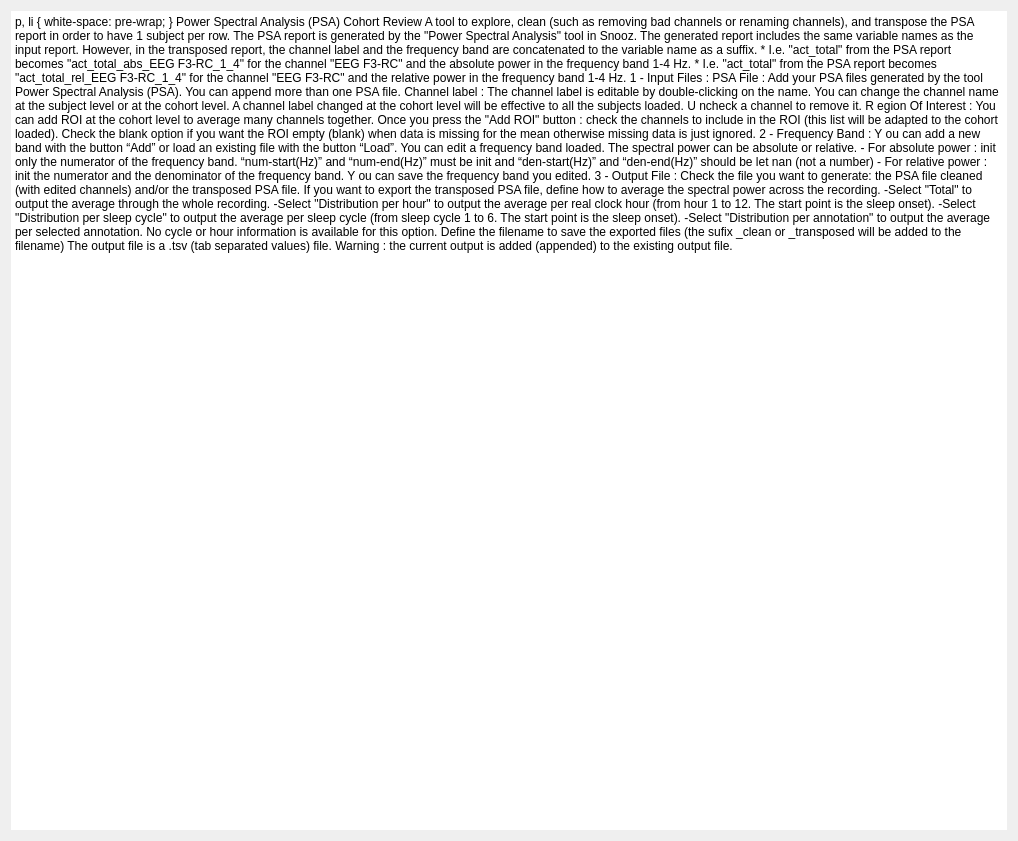
<?xml version="1.0" encoding="UTF-8"?>
<ui version="4.0">
 <class>IntroStep</class>
 <widget class="QWidget" name="IntroStep">
  <property name="geometry">
   <rect>
    <x>0</x>
    <y>0</y>
    <width>1018</width>
    <height>841</height>
   </rect>
  </property>
  <property name="windowTitle">
   <string/>
  </property>
  <property name="styleSheet">
   <string>font: 12pt &quot;Roboto&quot;;</string>
  </property>
  <layout class="QHBoxLayout" name="horizontalLayout">
   <item>
    <widget class="QTextEdit" name="textEdit">
     <property name="frameShape">
      <enum>QFrame::HLine</enum>
     </property>
     <property name="frameShadow">
      <enum>QFrame::Plain</enum>
     </property>
     <property name="lineWidth">
      <number>0</number>
     </property>
     <property name="readOnly">
      <bool>true</bool>
     </property>
     <property name="html">
      <string>&lt;!DOCTYPE HTML PUBLIC &quot;-//W3C//DTD HTML 4.0//EN&quot; &quot;http://www.w3.org/TR/REC-html40/strict.dtd&quot;&gt;
&lt;html&gt;&lt;head&gt;&lt;meta name=&quot;qrichtext&quot; content=&quot;1&quot; /&gt;&lt;style type=&quot;text/css&quot;&gt;
p, li { white-space: pre-wrap; }
&lt;/style&gt;&lt;/head&gt;&lt;body style=&quot; font-family:'Roboto'; font-size:12pt; font-weight:400; font-style:normal;&quot;&gt;
&lt;p style=&quot;-qt-paragraph-type:empty; margin-top:0px; margin-bottom:0px; margin-left:0px; margin-right:0px; -qt-block-indent:0; text-indent:0px;&quot;&gt;&lt;br /&gt;&lt;/p&gt;
&lt;p style=&quot; margin-top:0px; margin-bottom:0px; margin-left:0px; margin-right:0px; -qt-block-indent:0; text-indent:0px;&quot;&gt;&lt;span style=&quot; font-weight:600;&quot;&gt;Power Spectral Analysis (PSA) Cohort Review&lt;/span&gt;&lt;/p&gt;
&lt;p style=&quot;-qt-paragraph-type:empty; margin-top:0px; margin-bottom:0px; margin-left:0px; margin-right:0px; -qt-block-indent:0; text-indent:0px; font-weight:600;&quot;&gt;&lt;br /&gt;&lt;/p&gt;
&lt;p style=&quot; margin-top:0px; margin-bottom:0px; margin-left:0px; margin-right:0px; -qt-block-indent:0; text-indent:0px;&quot;&gt;A tool to explore, clean (such as removing bad channels or renaming channels), &lt;br /&gt;and transpose the PSA report in order to have 1 subject per row.&lt;/p&gt;
&lt;p style=&quot; margin-top:0px; margin-bottom:0px; margin-left:0px; margin-right:0px; -qt-block-indent:0; text-indent:0px;&quot;&gt;The PSA report is generated by the &amp;quot;Power Spectral Analysis&amp;quot; tool in Snooz.&lt;/p&gt;
&lt;p style=&quot;-qt-paragraph-type:empty; margin-top:0px; margin-bottom:0px; margin-left:0px; margin-right:0px; -qt-block-indent:0; text-indent:0px;&quot;&gt;&lt;br /&gt;&lt;/p&gt;
&lt;p style=&quot; margin-top:0px; margin-bottom:0px; margin-left:0px; margin-right:0px; -qt-block-indent:0; text-indent:0px;&quot;&gt;The generated report includes the same variable names as the input report. &lt;/p&gt;
&lt;p style=&quot; margin-top:0px; margin-bottom:0px; margin-left:0px; margin-right:0px; -qt-block-indent:0; text-indent:0px;&quot;&gt;However, in the transposed report, the channel label and the frequency band &lt;br /&gt;are concatenated to the variable name as a suffix.  &lt;/p&gt;
&lt;p style=&quot; margin-top:0px; margin-bottom:0px; margin-left:0px; margin-right:0px; -qt-block-indent:0; text-indent:0px;&quot;&gt;   &lt;/p&gt;
&lt;p style=&quot; margin-top:0px; margin-bottom:0px; margin-left:0px; margin-right:0px; -qt-block-indent:0; text-indent:0px;&quot;&gt;   * I.e. &amp;quot;act_total&amp;quot; from the PSA report becomes &amp;quot;act_total_abs_EEG F3-RC_1_4&amp;quot; &lt;br /&gt;      for the channel &amp;quot;EEG F3-RC&amp;quot; and the absolute power in the frequency band 1-4 Hz. &lt;/p&gt;
&lt;p style=&quot; margin-top:0px; margin-bottom:0px; margin-left:0px; margin-right:0px; -qt-block-indent:0; text-indent:0px;&quot;&gt;   * I.e. &amp;quot;act_total&amp;quot; from the PSA report becomes &amp;quot;act_total_rel_EEG F3-RC_1_4&amp;quot; &lt;/p&gt;
&lt;p style=&quot; margin-top:0px; margin-bottom:0px; margin-left:0px; margin-right:0px; -qt-block-indent:0; text-indent:0px;&quot;&gt;      for the channel &amp;quot;EEG F3-RC&amp;quot; and the relative power in the frequency band 1-4 Hz. &lt;/p&gt;
&lt;p style=&quot;-qt-paragraph-type:empty; margin-top:0px; margin-bottom:0px; margin-left:0px; margin-right:0px; -qt-block-indent:0; text-indent:0px;&quot;&gt;&lt;br /&gt;&lt;/p&gt;
&lt;p style=&quot; margin-top:0px; margin-bottom:0px; margin-left:0px; margin-right:0px; -qt-block-indent:0; text-indent:0px;&quot;&gt;&lt;span style=&quot; text-decoration: underline;&quot;&gt;1 - Input Files :&lt;/span&gt;&lt;/p&gt;
&lt;p style=&quot; margin-top:0px; margin-bottom:0px; margin-left:0px; margin-right:0px; -qt-block-indent:0; text-indent:0px;&quot;&gt;PSA File : &lt;/p&gt;
&lt;p style=&quot; margin-top:0px; margin-bottom:0px; margin-left:0px; margin-right:0px; -qt-block-indent:0; text-indent:0px;&quot;&gt;	Add your PSA files generated by the tool Power Spectral Analysis (PSA).&lt;/p&gt;
&lt;p style=&quot; margin-top:0px; margin-bottom:0px; margin-left:0px; margin-right:0px; -qt-block-indent:0; text-indent:0px;&quot;&gt;	You can append more than one PSA file. &lt;/p&gt;
&lt;p style=&quot; margin-top:0px; margin-bottom:0px; margin-left:0px; margin-right:0px; -qt-block-indent:0; text-indent:0px;&quot;&gt;Channel label : &lt;/p&gt;
&lt;p style=&quot; margin-top:0px; margin-bottom:0px; margin-left:0px; margin-right:0px; -qt-block-indent:0; text-indent:0px;&quot;&gt;&lt;a name=&quot;docs-internal-guid-063424ec-7fff-f025-1e92-4c2d89e8c6df&quot;&gt;&lt;/a&gt;&lt;span style=&quot; font-family:'Arial'; color:#000000; background-color:transparent;&quot;&gt;	&lt;/span&gt;&lt;span style=&quot; font-family:'Arial'; color:#000000; background-color:transparent;&quot;&gt;The channel label is editable by double-clicking on the name.&lt;/span&gt;&lt;/p&gt;
&lt;p style=&quot; margin-top:0px; margin-bottom:0px; margin-left:0px; margin-right:0px; -qt-block-indent:0; text-indent:0px;&quot;&gt;&lt;span style=&quot; font-family:'Arial'; color:#000000; background-color:transparent;&quot;&gt;	You can change the channel name at the subject level or at the cohort level.&lt;/span&gt;&lt;/p&gt;
&lt;p style=&quot; margin-top:0px; margin-bottom:0px; margin-left:0px; margin-right:0px; -qt-block-indent:0; text-indent:0px; line-height:138%;&quot;&gt;&lt;span style=&quot; font-family:'Arial'; color:#000000; background-color:transparent;&quot;&gt;	A channel label changed at the cohort level will be effective to all the subjects loaded.&lt;br /&gt;	&lt;/span&gt;&lt;a name=&quot;docs-internal-guid-f4d620f5-7fff-c293-f18e-2502f4c333fa&quot;&gt;&lt;/a&gt;&lt;span style=&quot; font-family:'Arial'; color:#000000; background-color:transparent;&quot;&gt;U&lt;/span&gt;&lt;span style=&quot; font-family:'Arial'; color:#000000; background-color:transparent;&quot;&gt;ncheck a channel to remove it.&lt;/span&gt;&lt;/p&gt;
&lt;p style=&quot; margin-top:0px; margin-bottom:0px; margin-left:0px; margin-right:0px; -qt-block-indent:0; text-indent:0px; line-height:138%;&quot;&gt;&lt;a name=&quot;docs-internal-guid-dddb6927-7fff-085b-95eb-f8ee0decd42b&quot;&gt;&lt;/a&gt;&lt;span style=&quot; font-family:'Arial'; color:#000000; background-color:transparent;&quot;&gt;R&lt;/span&gt;&lt;span style=&quot; font-family:'Arial'; color:#000000; background-color:transparent;&quot;&gt;egion Of Interest : &lt;/span&gt;&lt;/p&gt;
&lt;p style=&quot; margin-top:0px; margin-bottom:0px; margin-left:0px; margin-right:0px; -qt-block-indent:0; text-indent:0px; line-height:138%;&quot;&gt;&lt;span style=&quot; font-family:'Arial'; color:#000000; background-color:transparent;&quot;&gt;	You can add ROI at the cohort level to average many channels together.&lt;/span&gt;&lt;/p&gt;
&lt;p style=&quot; margin-top:0px; margin-bottom:0px; margin-left:0px; margin-right:0px; -qt-block-indent:0; text-indent:0px; line-height:138%;&quot;&gt;&lt;span style=&quot; font-family:'Arial'; color:#000000; background-color:transparent;&quot;&gt;	Once you press the &amp;quot;Add ROI&amp;quot; button : check the channels to include in the ROI &lt;br /&gt;                  (this list will be adapted to the cohort loaded).&lt;/span&gt;&lt;/p&gt;
&lt;p style=&quot; margin-top:0px; margin-bottom:0px; margin-left:0px; margin-right:0px; -qt-block-indent:0; text-indent:0px; line-height:138%;&quot;&gt;&lt;a name=&quot;docs-internal-guid-845123fe-7fff-4892-4560-2e53be980bae&quot;&gt;&lt;/a&gt;&lt;span style=&quot; font-family:'Arial'; color:#000000; background-color:transparent;&quot;&gt;	&lt;/span&gt;&lt;span style=&quot; font-family:'Arial'; color:#000000; background-color:transparent;&quot;&gt;Check the blank option if you want the ROI empty (blank) when data is missing &lt;br /&gt;                  for the mean otherwise missing data is just ignored.&lt;/span&gt;&lt;/p&gt;
&lt;p style=&quot; margin-top:0px; margin-bottom:0px; margin-left:0px; margin-right:0px; -qt-block-indent:0; text-indent:0px;&quot;&gt;&lt;span style=&quot; text-decoration: underline;&quot;&gt;2 - Frequency Band :&lt;/span&gt;&lt;/p&gt;
&lt;p style=&quot; margin-top:0px; margin-bottom:0px; margin-left:0px; margin-right:0px; -qt-block-indent:0; text-indent:0px;&quot;&gt;	&lt;a name=&quot;docs-internal-guid-c9ccd9e0-7fff-5041-9169-1d6acf3f13b1&quot;&gt;&lt;/a&gt;&lt;span style=&quot; font-family:'Arial'; color:#000000; background-color:transparent;&quot;&gt;Y&lt;/span&gt;&lt;span style=&quot; font-family:'Arial'; color:#000000; background-color:transparent;&quot;&gt;ou can add a new band with the button “Add” or load an existing file with the button “Load”.&lt;/span&gt;&lt;/p&gt;
&lt;p style=&quot; margin-top:0px; margin-bottom:0px; margin-left:0px; margin-right:0px; -qt-block-indent:0; text-indent:0px;&quot;&gt;&lt;span style=&quot; font-family:'Arial'; color:#000000; background-color:transparent;&quot;&gt;	You can edit a frequency band loaded.&lt;/span&gt;&lt;/p&gt;
&lt;p style=&quot;-qt-paragraph-type:empty; margin-top:0px; margin-bottom:0px; margin-left:0px; margin-right:0px; -qt-block-indent:0; text-indent:0px; font-family:'Arial'; color:#000000;&quot;&gt;&lt;br /&gt;&lt;/p&gt;
&lt;p style=&quot; margin-top:0px; margin-bottom:0px; margin-left:0px; margin-right:0px; -qt-block-indent:0; text-indent:0px;&quot;&gt;&lt;a name=&quot;docs-internal-guid-1c4e15c1-7fff-9c81-cd60-36c8b6e122a0&quot;&gt;&lt;/a&gt;&lt;span style=&quot; font-family:'Arial'; color:#000000; background-color:transparent;&quot;&gt;	&lt;/span&gt;&lt;span style=&quot; font-family:'Arial'; color:#000000; background-color:transparent;&quot;&gt;The spectral power can be absolute or relative.&lt;/span&gt;&lt;/p&gt;
&lt;p style=&quot; margin-top:0px; margin-bottom:0px; margin-left:0px; margin-right:0px; -qt-block-indent:0; text-indent:0px;&quot;&gt;&lt;span style=&quot; font-family:'Arial'; color:#000000; background-color:transparent;&quot;&gt;	- For absolute power : init only the numerator of the frequency band.&lt;/span&gt;&lt;/p&gt;
&lt;p style=&quot; margin-top:0px; margin-bottom:0px; margin-left:0px; margin-right:0px; -qt-block-indent:1; text-indent:0px; line-height:138%; background-color:transparent;&quot;&gt;&lt;span style=&quot; font-family:'Arial'; color:#000000; background-color:transparent;&quot;&gt;	“num-start(Hz)” and “num-end(Hz)” must be init and &lt;br /&gt;                  “den-start(Hz)” and “den-end(Hz)” should be let nan (not a number) &lt;/span&gt;&lt;/p&gt;
&lt;p style=&quot; margin-top:0px; margin-bottom:0px; margin-left:0px; margin-right:0px; -qt-block-indent:0; text-indent:0px; line-height:138%; background-color:transparent;&quot;&gt;&lt;span style=&quot; font-family:'Arial'; font-weight:696; color:#000000; background-color:transparent;&quot;&gt;	&lt;/span&gt;&lt;span style=&quot; font-family:'Arial'; color:#000000; background-color:transparent;&quot;&gt;- For relative power : init the numerator and the denominator of the frequency band.&lt;/span&gt;&lt;/p&gt;
&lt;p style=&quot; margin-top:0px; margin-bottom:0px; margin-left:0px; margin-right:0px; -qt-block-indent:0; text-indent:0px; line-height:138%; background-color:transparent;&quot;&gt;&lt;span style=&quot; font-family:'Arial'; color:#000000; background-color:transparent;&quot;&gt;	&lt;/span&gt;&lt;a name=&quot;docs-internal-guid-93546a18-7fff-7afd-4765-1f4686eca915&quot;&gt;&lt;/a&gt;&lt;span style=&quot; font-family:'Arial'; color:#000000; background-color:transparent;&quot;&gt;Y&lt;/span&gt;&lt;span style=&quot; font-family:'Arial'; color:#000000; background-color:transparent;&quot;&gt;ou can save the frequency band you edited.&lt;/span&gt;&lt;/p&gt;
&lt;p style=&quot;-qt-paragraph-type:empty; margin-top:0px; margin-bottom:0px; margin-left:0px; margin-right:0px; -qt-block-indent:0; text-indent:0px;&quot;&gt;&lt;br /&gt;&lt;/p&gt;
&lt;p style=&quot; margin-top:0px; margin-bottom:0px; margin-left:0px; margin-right:0px; -qt-block-indent:0; text-indent:0px;&quot;&gt;&lt;span style=&quot; text-decoration: underline;&quot;&gt;3 - Output File :&lt;/span&gt;&lt;/p&gt;
&lt;p style=&quot; margin-top:0px; margin-bottom:0px; margin-left:0px; margin-right:0px; -qt-block-indent:0; text-indent:0px;&quot;&gt;	&lt;/p&gt;
&lt;p style=&quot; margin-top:0px; margin-bottom:0px; margin-left:0px; margin-right:0px; -qt-block-indent:0; text-indent:0px;&quot;&gt;	Check the file you want to generate: &lt;/p&gt;
&lt;p style=&quot; margin-top:0px; margin-bottom:0px; margin-left:0px; margin-right:0px; -qt-block-indent:0; text-indent:0px;&quot;&gt;	the PSA file cleaned (with edited channels) and/or the transposed PSA file. &lt;/p&gt;
&lt;p style=&quot;-qt-paragraph-type:empty; margin-top:0px; margin-bottom:0px; margin-left:0px; margin-right:0px; -qt-block-indent:0; text-indent:0px; text-decoration: underline;&quot;&gt;&lt;br /&gt;&lt;/p&gt;
&lt;p style=&quot; margin-top:0px; margin-bottom:0px; margin-left:0px; margin-right:0px; -qt-block-indent:0; text-indent:0px;&quot;&gt;	If you want to export the transposed PSA file, &lt;br /&gt;	define how to average the spectral power across the recording.&lt;br /&gt;&lt;/p&gt;
&lt;p style=&quot; margin-top:0px; margin-bottom:0px; margin-left:0px; margin-right:0px; -qt-block-indent:0; text-indent:0px;&quot;&gt;	-Select &amp;quot;Total&amp;quot; to output the average through the whole recording.&lt;br /&gt;&lt;/p&gt;
&lt;p style=&quot; margin-top:0px; margin-bottom:0px; margin-left:0px; margin-right:0px; -qt-block-indent:0; text-indent:0px;&quot;&gt;	-Select &amp;quot;Distribution per hour&amp;quot; to output the average per real clock hour&lt;br /&gt;	(from hour 1 to 12.  The start point is the sleep onset).&lt;br /&gt;&lt;/p&gt;
&lt;p style=&quot; margin-top:0px; margin-bottom:0px; margin-left:0px; margin-right:0px; -qt-block-indent:0; text-indent:0px;&quot;&gt;	-Select &amp;quot;Distribution per sleep cycle&amp;quot; to output the average per sleep cycle&lt;/p&gt;
&lt;p style=&quot; margin-top:0px; margin-bottom:0px; margin-left:0px; margin-right:0px; -qt-block-indent:0; text-indent:0px;&quot;&gt;	(from sleep cycle 1 to 6.  The start point is the sleep onset).&lt;br /&gt;&lt;/p&gt;
&lt;p style=&quot; margin-top:0px; margin-bottom:0px; margin-left:0px; margin-right:0px; -qt-block-indent:0; text-indent:0px;&quot;&gt;	-Select &amp;quot;Distribution per annotation&amp;quot; to output the average per selected annotation.&lt;br /&gt;	No cycle or hour information is available for this option.&lt;/p&gt;
&lt;p style=&quot;-qt-paragraph-type:empty; margin-top:0px; margin-bottom:0px; margin-left:0px; margin-right:0px; -qt-block-indent:0; text-indent:0px;&quot;&gt;&lt;br /&gt;&lt;/p&gt;
&lt;p style=&quot; margin-top:0px; margin-bottom:0px; margin-left:0px; margin-right:0px; -qt-block-indent:0; text-indent:0px;&quot;&gt;	Define the filename to save the exported files &lt;br /&gt;	(the sufix _clean or _transposed will be added to the filename)&lt;/p&gt;
&lt;p style=&quot;-qt-paragraph-type:empty; margin-top:0px; margin-bottom:0px; margin-left:0px; margin-right:0px; -qt-block-indent:0; text-indent:0px;&quot;&gt;&lt;br /&gt;&lt;/p&gt;
&lt;p style=&quot; margin-top:0px; margin-bottom:0px; margin-left:0px; margin-right:0px; -qt-block-indent:0; text-indent:0px;&quot;&gt;	The output file is a .tsv (tab separated values) file. &lt;/p&gt;
&lt;p style=&quot;-qt-paragraph-type:empty; margin-top:0px; margin-bottom:0px; margin-left:0px; margin-right:0px; -qt-block-indent:0; text-indent:0px;&quot;&gt;&lt;br /&gt;&lt;/p&gt;
&lt;p style=&quot; margin-top:0px; margin-bottom:0px; margin-left:0px; margin-right:0px; -qt-block-indent:0; text-indent:0px;&quot;&gt;	Warning : the current output is added (appended) to the existing output file.&lt;/p&gt;&lt;/body&gt;&lt;/html&gt;</string>
     </property>
    </widget>
   </item>
  </layout>
 </widget>
 <resources>
  <include location="../../../../../snooz-toolbox/src/main/python/ui/themes/themes.qrc"/>
 </resources>
 <connections/>
</ui>
